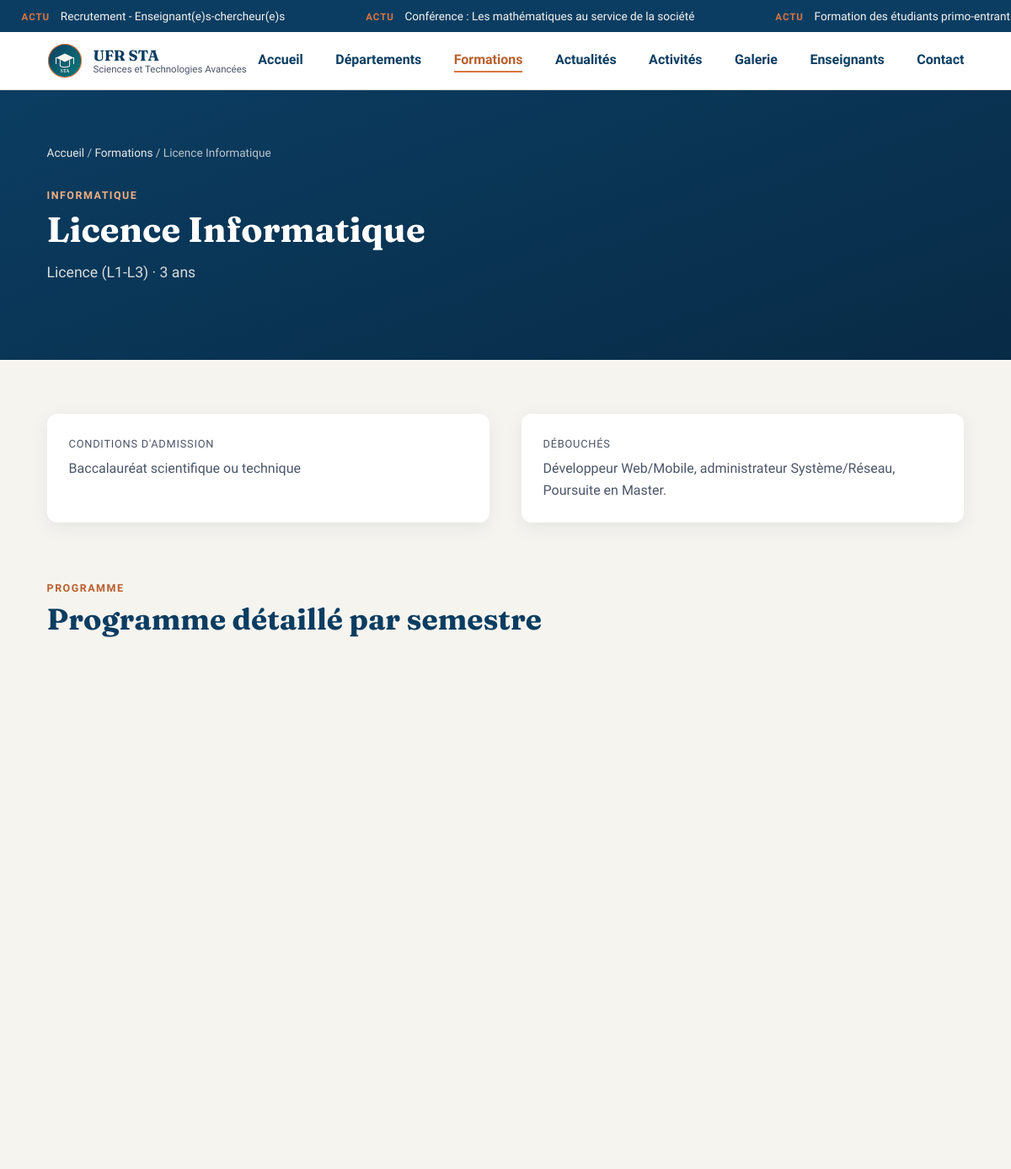
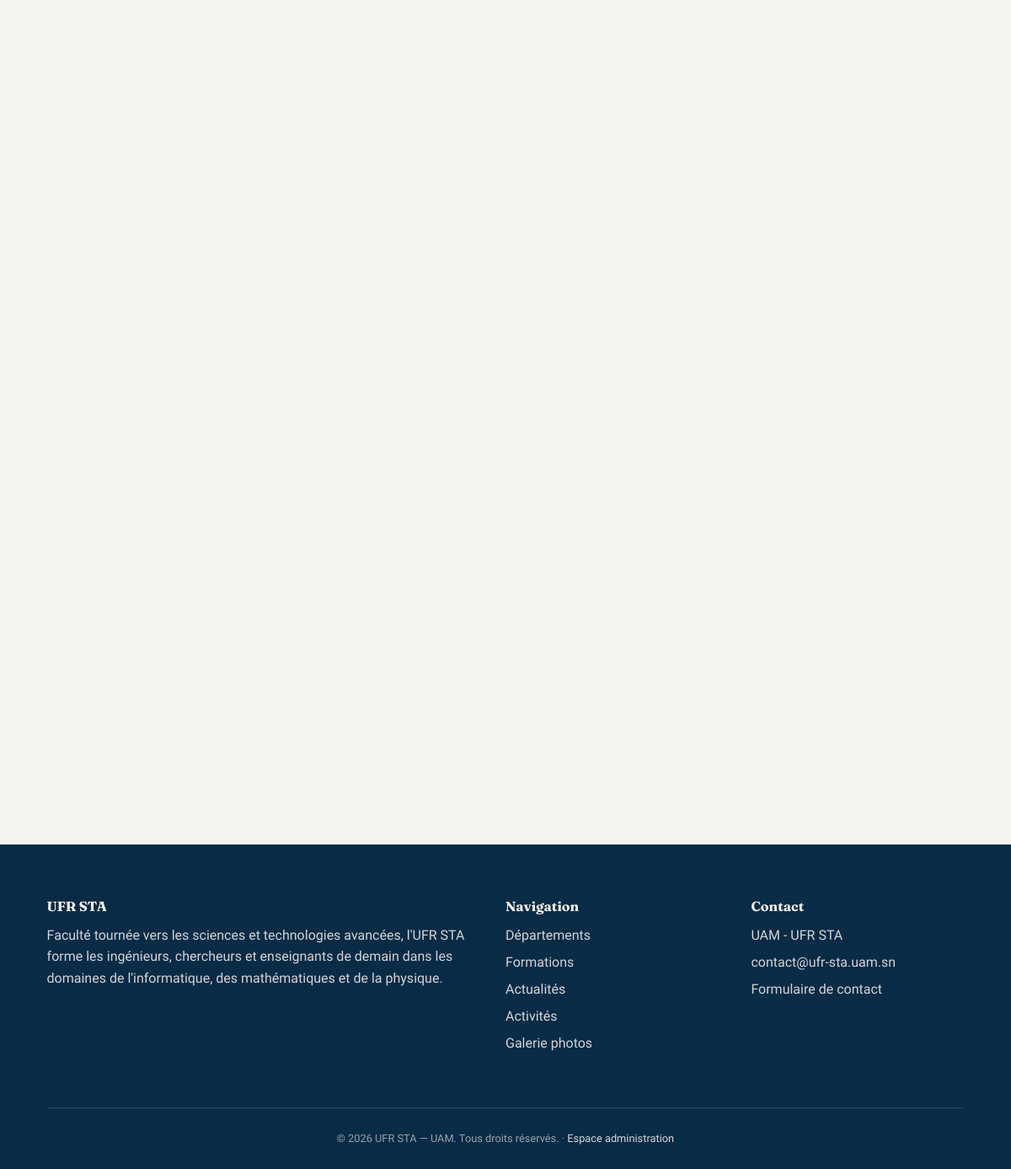
Page /formations/1 on the committed database (2 pictures, top to bottom).
### tables this page shows
CREATE TABLE actualites (
    id                INTEGER PRIMARY KEY AUTOINCREMENT,
    titre             TEXT NOT NULL,
    date_publication  TEXT NOT NULL,
    description       TEXT,
    photo             TEXT,
    categorie         TEXT DEFAULT 'actualite'
);

CREATE TABLE formations (
    id                    INTEGER PRIMARY KEY AUTOINCREMENT,
    departement_id        INTEGER NOT NULL,
    nom                   TEXT NOT NULL,
    niveau                TEXT,
    duree                 TEXT,
    conditions_admission  TEXT,
    debouches             TEXT,
    FOREIGN KEY (departement_id) REFERENCES departements (id) ON DELETE CASCADE
);

CREATE TABLE departements (
    id           INTEGER PRIMARY KEY AUTOINCREMENT,
    nom          TEXT NOT NULL,
    description  TEXT,
    responsable  TEXT,
    contact      TEXT
);

### backend/app.py (the view)
@app.route("/formations/<int:formation_id>")
def formation_detail(formation_id):
    formation = query_db(
        """SELECT formations.*, departements.nom AS departement_nom
           FROM formations
           JOIN departements ON formations.departement_id = departements.id
           WHERE formations.id = ?""",
        (formation_id,),
        one=True,
    )
    if formation is None:
        abort(404)
    modules = query_db(
        "SELECT * FROM programme_modules WHERE formation_id = ? ORDER BY semestre, id",
        (formation_id,),
    )
    programme = {}
    for m in modules:
        programme.setdefault(m["semestre"], []).append(m["nom_module"])
    return render_template(
        "formation_detail.html", formation=formation, programme=programme
    )

### backend/app.py (called while the page is built)
def get_db():
    if "db" not in g:
        g.db = sqlite3.connect(app.config["DATABASE"])
        g.db.row_factory = sqlite3.Row
        g.db.execute("PRAGMA foreign_keys = ON")
    return g.db

def query_db(query, args=(), one=False):
    cur = get_db().execute(query, args)
    rows = cur.fetchall()
    cur.close()
    return (rows[0] if rows else None) if one else rows

@app.context_processor
def inject_globals():
    ticker_items = query_db(
        "SELECT id, titre FROM actualites ORDER BY date_publication DESC LIMIT 6"
    )
    return {
        "current_year": datetime.now().year,
        "nom_ufr": "UFR Sciences et Technologies Avancées (STA)",
        "ticker_items": ticker_items,
    }

### templates/formation_detail.html (shortened to what this page needs)
{% extends "base.html" %}
{% block content %}
<section class="hero hero--page">
  <div class="container">
    <div class="breadcrumb"><a href="{{ url_for('index') }}">Accueil</a> / <a href="{{ url_for('formations') }}">Formations</a> / {{ formation['nom'] }}</div>
    <span class="eyebrow eyebrow--accent">{{ formation['departement_nom'] }}</span>
    <h1>{{ formation['nom'] }}</h1>
    <p>{{ formation['niveau'] }} · {{ formation['duree'] }}</p>
  </div>
</section>
<section class="section">
  <div class="container">
    <div class="grid grid--2 grid--mb-xl">
      <div class="card"><div class="card__body">
        <span class="card__meta">Conditions d'admission</span>
        <p class="p-0">{{ formation['conditions_admission'] or 'Non renseigné' }}</p>
      </div></div>
      <div class="card"><div class="card__body">
        <span class="card__meta">Débouchés</span>
        <p class="p-0">{{ formation['debouches'] or 'Non renseigné' }}</p>
      </div></div>
    </div>
    <div class="section-header">
      <span class="eyebrow">Programme</span>
      <h2>Programme détaillé par semestre</h2>
    </div>
    {% if programme %}
    <div class="programme-grid">
    </div>
    {% else %}
    <p class="empty-state">Le programme détaillé de cette formation sera bientôt disponible.</p>
    {% endif %}
  </div>
</section>
{% endblock %}

### templates/base.html (shortened to what this page needs)
<!DOCTYPE html>
<html lang="fr">
<head>
  <link rel="stylesheet" href="{{ url_for('static', filename='css/style.css') }}">
</head>
<body>
  <header class="site-header">
    {% if ticker_items %}
    <div class="news-ticker" aria-label="Dernières actualités">
      <div class="news-ticker__track">
        {% for item in ticker_items + ticker_items %}
          <span><span class="news-ticker__label">Actu</span><a href="{{ url_for('actualite_detail', actu_id=item['id']) }}">{{ item['titre'] }}</a></span>
        {% endfor %}
      </div>
    </div>
    {% endif %}
    <nav class="navbar" aria-label="Navigation principale">
      <a class="brand" href="{{ url_for('index') }}">
        <img src="{{ url_for('static', filename='images/logo.svg') }}" alt="">
        <span class="brand-text">
          <strong>UFR STA</strong>
          <span>Sciences et Technologies Avancées</span>
        </span>
      </a>
      <div class="main-nav">
        <a href="{{ url_for('index') }}" {% if request.endpoint=='index' %}class="active"{% endif %}>Accueil</a>
        <a href="{{ url_for('departements') }}" {% if request.endpoint and request.endpoint.startswith('departement') %}class="active"{% endif %}>Départements</a>
        <a href="{{ url_for('formations') }}" {% if request.endpoint and request.endpoint.startswith('formation') %}class="active"{% endif %}>Formations</a>
        <a href="{{ url_for('actualites') }}" {% if request.endpoint and request.endpoint.startswith('actualite') %}class="active"{% endif %}>Actualités</a>
        <a href="{{ url_for('activites') }}" {% if request.endpoint and request.endpoint.startswith('activite') %}class="active"{% endif %}>Activités</a>
        <a href="{{ url_for('galerie') }}" {% if request.endpoint and (request.endpoint.startswith('galerie') or request.endpoint.startswith('album')) %}class="active"{% endif %}>Galerie</a>
        <a href="{{ url_for('enseignants') }}" {% if request.endpoint=='enseignants' %}class="active"{% endif %}>Enseignants</a>
        <a href="{{ url_for('contact') }}" {% if request.endpoint=='contact' %}class="active"{% endif %}>Contact</a>
      </div>
    </nav>
  </header>
  <main id="contenu-principal">
    {% block content %}{% endblock %}
  </main>
  <footer class="site-footer">
    <div class="container">
      <div class="footer-grid">
        <div>
          <h4>UFR STA</h4>
          <p>Faculté tournée vers les sciences et technologies avancées,
            l'UFR STA forme les ingénieurs, chercheurs et enseignants
            de demain dans les domaines de l'informatique, des
            mathématiques et de la physique.</p>
        </div>
        <div>
          <h4>Navigation</h4>
          <ul>
            <li><a href="{{ url_for('departements') }}">Départements</a></li>
            <li><a href="{{ url_for('formations') }}">Formations</a></li>
            <li><a href="{{ url_for('actualites') }}">Actualités</a></li>
            <li><a href="{{ url_for('activites') }}">Activités</a></li>
            <li><a href="{{ url_for('galerie') }}">Galerie photos</a></li>
          </ul>
        </div>
        <div>
          <h4>Contact</h4>
          <ul>
            <li>UAM - UFR STA</li>
            <li><a href="mailto:contact@ufr-sta.uam.sn">contact@ufr-sta.uam.sn</a></li>
            <li><a href="{{ url_for('contact') }}">Formulaire de contact</a></li>
          </ul>
        </div>
      </div>
      <div class="footer-bottom">
        &copy; {{ current_year }} UFR STA — UAM. Tous droits réservés. ·
        <a href="{{ url_for('admin_login') }}">Espace administration</a>
      </div>
    </div>
  </footer>
</body>
</html>

### rows in the picture
actualites: titre "Recrutement - Enseignant(e)s-chercheur(e)s"
actualites: titre "Conférence : Les mathématiques au service de la société"
actualites: titre "Formation des étudiants…"
formations: nom "Licence Informatique", niveau "Licence (L1-L3)", duree "3 ans", conditions_admission "Baccalauréat scientifique ou technique", debouches "Développeur Web/Mobile, administrateur Système/Réseau, Poursuite en Master."
departements: departement_nom "INFORMATIQUE"
